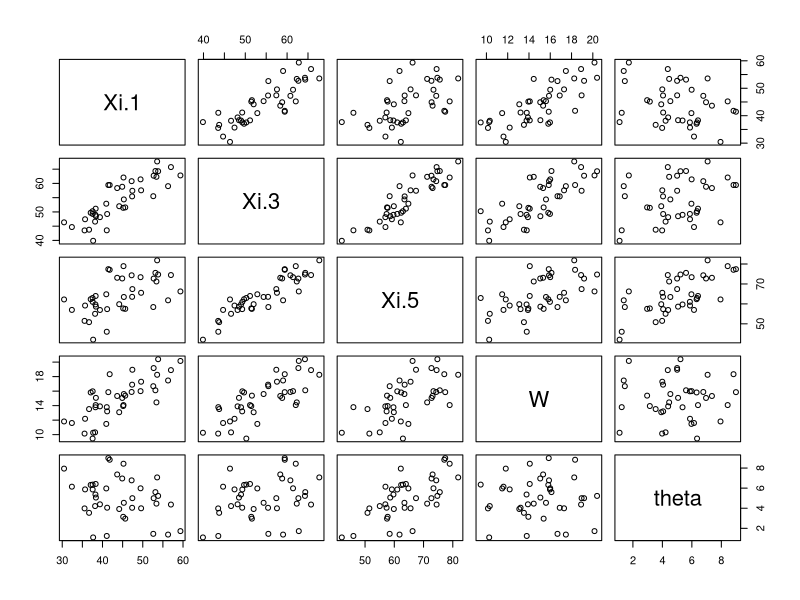
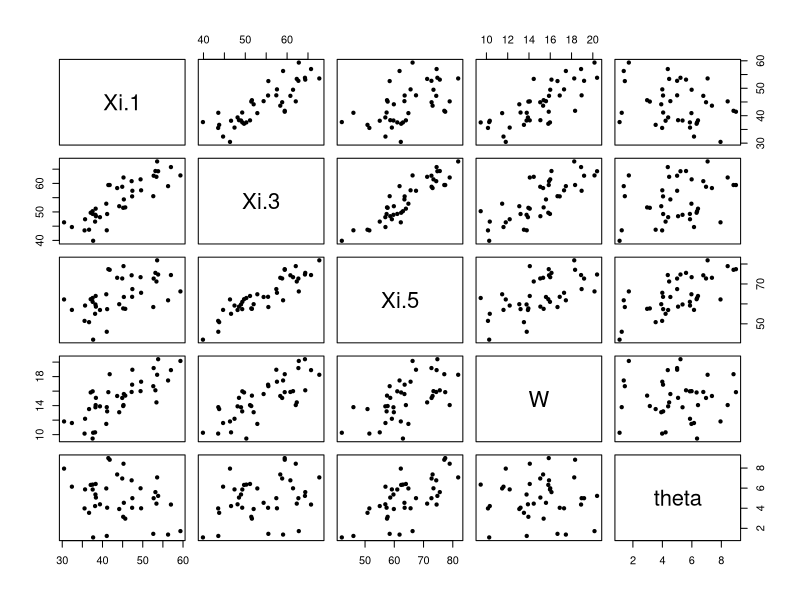

Here is the R script that generated these plots, in order: (Note: this script raises an error after producing the figures.)
# STATS 222 R-Session (Week2)
week1Xi = read.table(file="myth_data.txt", header = T)
colnames(week1Xi)<-c("Xi.1","Xi.3","Xi.5","W")
head(week1Xi)
week1Xi$theta = (week1Xi$Xi.5 - week1Xi$Xi.1)/4
attach(week1Xi)

cor(W,theta)
cor(week1Xi)

pairs(week1Xi)
pairs(week1Xi, pch = 20)

truereg1<-lm(Xi.5 ~ W + Xi.1)
truereg2<-lm(Xi.5 ~ W + Xi.3)
truereg3<-lm(theta ~ W)

summary(truereg1)
summary(truereg2)
summary(truereg3)
confint(truereg1)
confint(truereg2)
confint(truereg3)

truereg1a = lm(theta ~ W + Xi.1)
truereg2a = lm(theta ~ W + Xi.3)

summary(truereg1a)
summary(truereg2a)
confint(truereg1a)
confint(truereg2a)
#----------------------------------------------------------------

install.packages("reshape", repos = "http://cran.stat.ucla.edu/")
library(reshape)

week1Xi = read.table(file="myth_data2.txt", header = T)
dat.wide = subset(week1Xi, select = c(subject, Xi.1., Xi.3., Xi.5. ))
names(dat.wide)<-c("subject","1","3","5")
head(dat.wide)

dat.molten = melt(dat.wide, id.vars = c("subject"))
head(dat.molten)
dim(dat.molten)
dat.long = cast(dat.molten, subject + variable ~ .)
head(dat.long)
names(dat.long) = c("subject", "time", "Xi")

attach(dat.long)
write.table(dat.long, file="xilong.dat", quote=F)
detach(dat.long)

week1Xi.long<-read.table(file="xilong.dat", header=T)
head(week1Xi.long)

install.packages("lme4")
library(lme4)

xiList = lmList(Xi ~ time |subject, data = week1Xi.long)
summary(xiList)

xyplot(Xi ~ time | subject, type=c("p", "r"), index.cond=function(x,y)
{coef(lm(y ~ x))[1]}, data=week1Xi.long)
xyplot(Xi ~ time , groups =subject, type=c("r"), index.cond=function(x,y)
{coef(lm(y ~ x))[1]}, data=week1Xi.long, col = c("black"))

rate <- coef(xiList)[2]
stem(rate[,1])
sort(rate[,1])
fivenum(rate[,1])
week1Xi$theta - rate[,1]
Wt <- tapply(week1Xi$W, week1Xi$subject, mean)
week1Xi.long$WW <- Wt[as.character(week1Xi.long$subject)]
head(week1Xi.long)
plot(Wt, rate[,1], pch=20)
